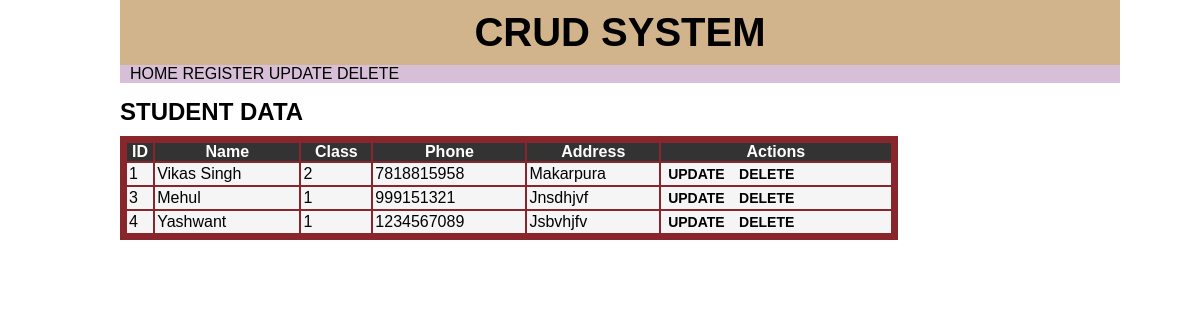
The page / on the database its author committed.
### tables this page shows
CREATE TABLE `studentdata` (
  `student_id` int(11) NOT NULL,
  `student_name` varchar(20) NOT NULL,
  `student_class` varchar(10) NOT NULL,
  `student_phone` varchar(11) NOT NULL,
  `student_address` varchar(100) NOT NULL
);

### index.php (the view)
<?php
require "header.php";
include "connection.php";
?>
<div class="main-content">
    <h2>Student Data</h2>
    <?php
    $sql = "select * from studentdata join class where studentdata.student_class=class.class_id order by student_id ASC";
    $result = mysqli_query($conn, $sql) or die("error is there");
    if (mysqli_num_rows($result) > 0) {
    ?>
        <table cellpadding="7px">
            <thead>
                <th>ID</th>
                <th>Name</th>
                <th>class</th>
                <th>Phone</th>
                <th>Address</th>
                <th>Actions</th>
            </thead>
            <tbody>
            <?php
            while ($row = mysqli_fetch_assoc($result)) {
            ?>
                    <tr>
                        <td><?php echo $row["student_id"]; ?></td>
                        <td><?php echo $row["student_name"]; ?></td>
                        <td><?php echo $row["student_class"]; ?></td>
                        <td><?php echo $row["student_phone"]; ?></td>
                        <td><?php echo $row["student_address"]; ?></td>
                        <td>
                            <a href="change.php?id=<?php echo $row["student_id"]; ?>">Update</a>
                            <a href="delete_backend.php?id=<?php echo $row["student_id"]; ?>">Delete</a>
                        </td>
                    </tr>
                <?php } ?>
                </tbody>
        </table>
<?php
        } else {
            echo "no records found";
        }
?>
</div>
</body>
</html>

### header.php (shortened to what this page needs)
<!DOCTYPE html>
<html lang="en">
<head>
    <link rel="stylesheet" href="css/style.css">
</head>
<body>
    <div class="wrapper">
        <div class="header">
            <h1>CRUD System</h1>
        </div>
        <div class="menu">
            <ul class="menu-list">
                <li>
                    <a href="index.php">Home</a>
                </li>
                <li>
                    <a href="register.php">Register</a>
                </li>
                <li>
                    <a href="update.php">Update</a>
                </li>
                <li>
                    <a href="delete.php">Delete</a>
                </li>
            </ul>
        </div>
    </div>

### css/style.css (style rules this page uses)
* { padding: 0; margin: 0; }
body { font: 16px arial; }
.wrapper { margin: 0 10% 0; width: 1000px; background-color: whitesmoke; }
.header { background-color: tan; text-align: center; padding: 10px; }
.header h1 { font-family: Arial, Helvetica, sans-serif; text-transform: uppercase; margin:0 ; font-size: 40px; font-weight: bold; }
.menu { background-color:thistle; }
.menu ul { list-style: none; padding-left: 10px; }
.menu ul li { display: inline-block; }
.menu ul li a { text-decoration: none; color: black; text-transform: uppercase; font-family: 'Gill Sans', 'Gill Sans MT', Calibri, 'Trebuchet MS', sans-serif; }
.main-content { min-height: 300px; margin:15px 10% 10px; }
.main-content h2 { text-transform: uppercase; font-family: Arial, Helvetica, sans-serif; margin-bottom: 10px; }
.main-content table { width: 81%; padding: 5px; margin-top: 0 0 10px; background-color: rgb(136, 38, 43); }
.main-content table th { color: #ffff; background-color: #333; text-transform: capitalize; }
.main-content table td { background-color: whitesmoke; padding: 2px; text-transform: capitalize; font-family:'Franklin Gothic Medium', 'Arial Narrow', Arial, sans-serif; }
.main-content table td a { text-decoration: none; color: #000; font-family: Arial, Helvetica, sans-serif; text-transform: uppercase; padding: 5px; font-size: 14px; font-weight: bold; }

### rows shown on the page
studentdata: student_id "1", student_name "Vikas Singh", student_class "2", student_phone "7818815958", student_address "Makarpura"
studentdata: student_id "3", student_name "Mehul", student_class "1", student_phone "999151321", student_address "Jnsdhjvf"
studentdata: student_id "4", student_name "Yashwant", student_class "1", student_phone "1234567089", student_address "Jsbvhjfv"
